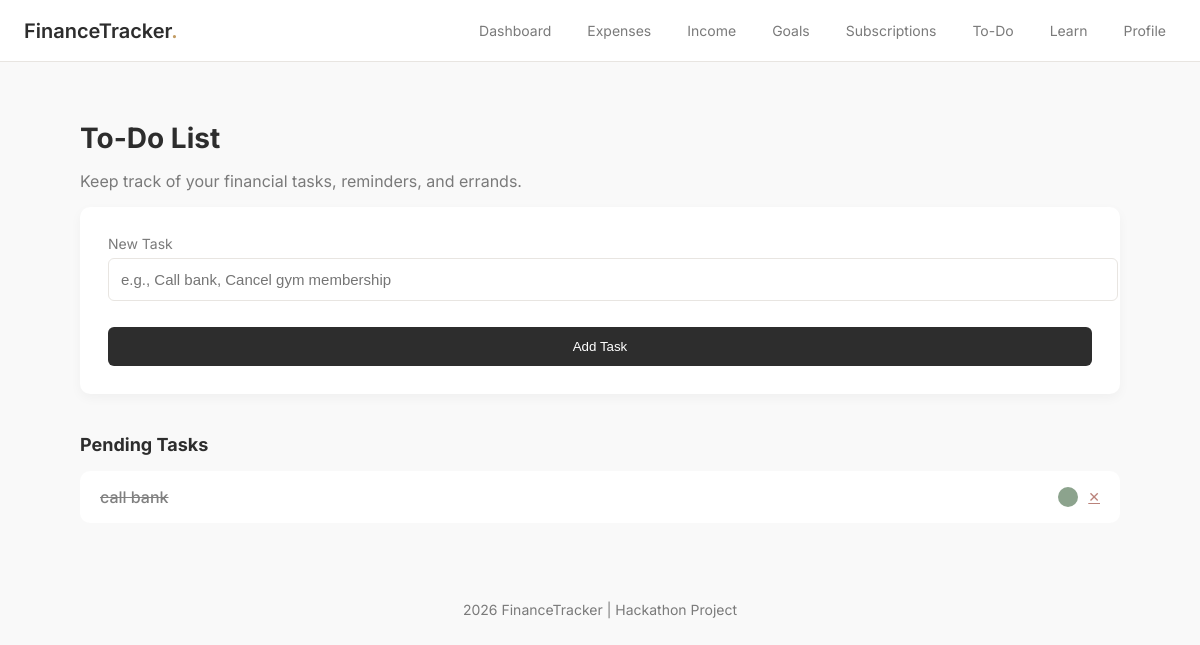
The app's page /todo/oleksii, older data.
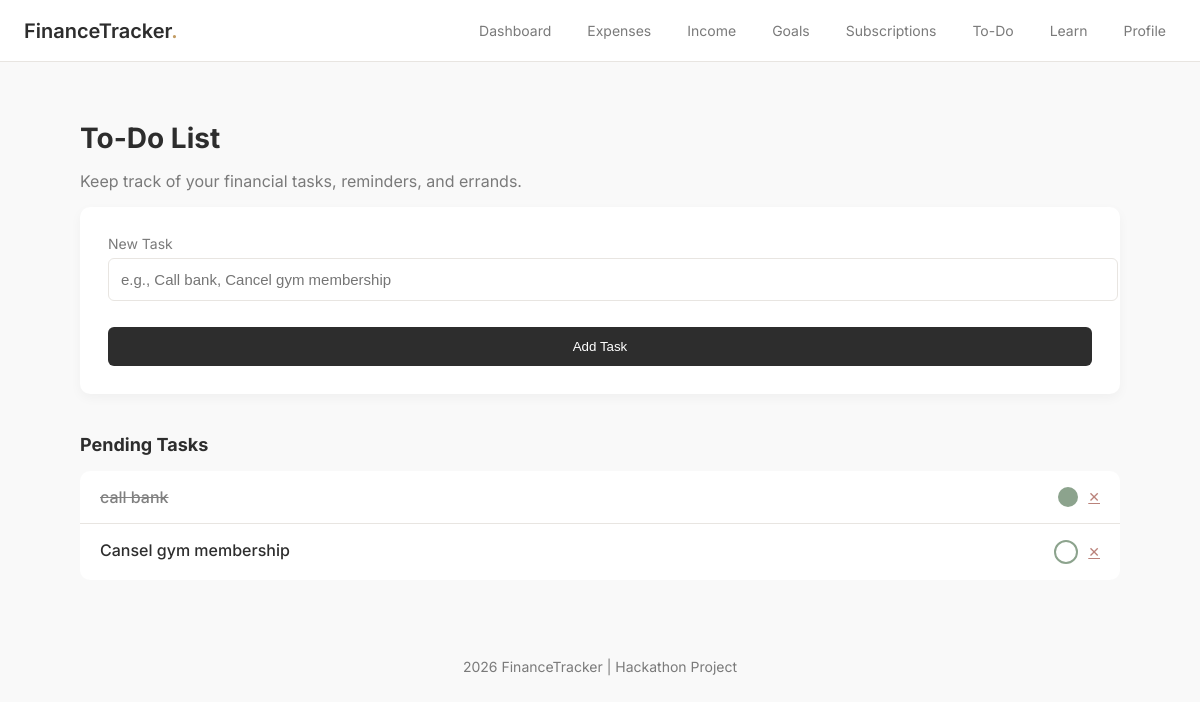
The same page, newer data.
### tables this page shows
CREATE TABLE todo (
        id INTEGER PRIMARY KEY AUTOINCREMENT,
        user_id INTEGER,
        text TEXT,
        completed INTEGER DEFAULT 0
    );

### app.py (the view, shortened to what this page needs)
@app.route("/todo/<username>", methods=["GET", "POST"])
def todo(username):
    user_id = get_user_id(username)
    if not user_id:
        return redirect(url_for("index"))
    conn = get_db()
    data = conn.execute(
        "SELECT * FROM todo WHERE user_id=?",
        (user_id,)
    ).fetchall()
    conn.close()
    return render_template("todo.html", data=data, username=username)

### app.py (called while the page is built)
def get_db():
    conn = sqlite3.connect(DB)
    conn.row_factory = sqlite3.Row
    return conn

def get_user_id(username):
    conn = get_db()
    user = conn.execute(
        "SELECT id FROM users WHERE username=?",
        (username,)
    ).fetchone()
    conn.close()
    return user["id"] if user else None

@app.context_processor
def inject_user():
    username = request.view_args.get("username") if request.view_args else None
    return dict(current_user=username)

### templates/todo.html (shortened to what this page needs)
{% extends "layout.html" %}
{% block navbar %}
    {% include "navbar.html" %}
{% endblock %}
{% block content %}
<div class="container">
    <div class="dashboard-header">
        <h1>To-Do List</h1>
        <p>Keep track of your financial tasks, reminders, and errands.</p>
    </div>
    <div class="form-card" style="border-top-color: #2D2D2D;">
        <form method="POST">
            <div class="form-group">
                <label>New Task</label>
                <input type="text" name="text" class="form-control" placeholder="e.g., Call bank, Cancel gym membership" required>
            </div>
            <button type="submit" class="btn-primary" style="width: 100%; margin-top: 8px;">Add Task</button>
        </form>
    </div>
    <h3 class="section-title">Pending Tasks</h3>
    <div class="transaction-list">
        {% if data %}
            {% for t in data %}
                <div class="transaction-item">
                    <div class="tx-details">
                        <h4 style="
                            margin: 0;
                            color: #2D2D2D;
                            font-weight: 500;
                            {% if t.completed %}text-decoration: line-through; opacity: 0.6;{% endif %}
                                        ">
                            {{ t.text }}
                        </h4>
                    </div>
                    <div style="display:flex; gap:10px; align-items:center;">
                        {% if not t.completed %}
                        <a href="/complete_task/{{ current_user }}/{{ t.id }}"
                        style="width:20px;height:20px;border:2px solid #8CA38D;border-radius:50%;display:inline-block;">
                        </a>
                        {% else %}
                        <div style="width:20px;height:20px;background:#8CA38D;border-radius:50%;"></div>
                        {% endif %}
                        <a href="/delete_task/{{ current_user }}/{{ t.id }}"
                        style="color:#BA827A; font-size:14px;">✕</a>
                    </div>
                </div>
                {% endfor %}
        {% else %}
            <div class="empty-state" style="padding: 32px; text-align: center; color: #7A7A7A;">
                All caught up! No pending tasks on your plate.
            </div>
        {% endif %}
    </div>
</div>
{% endblock %}

Row changes from the older to the newer data that the page shows:
added todo: text "Cansel gym membership", completed 0 (drawn)
